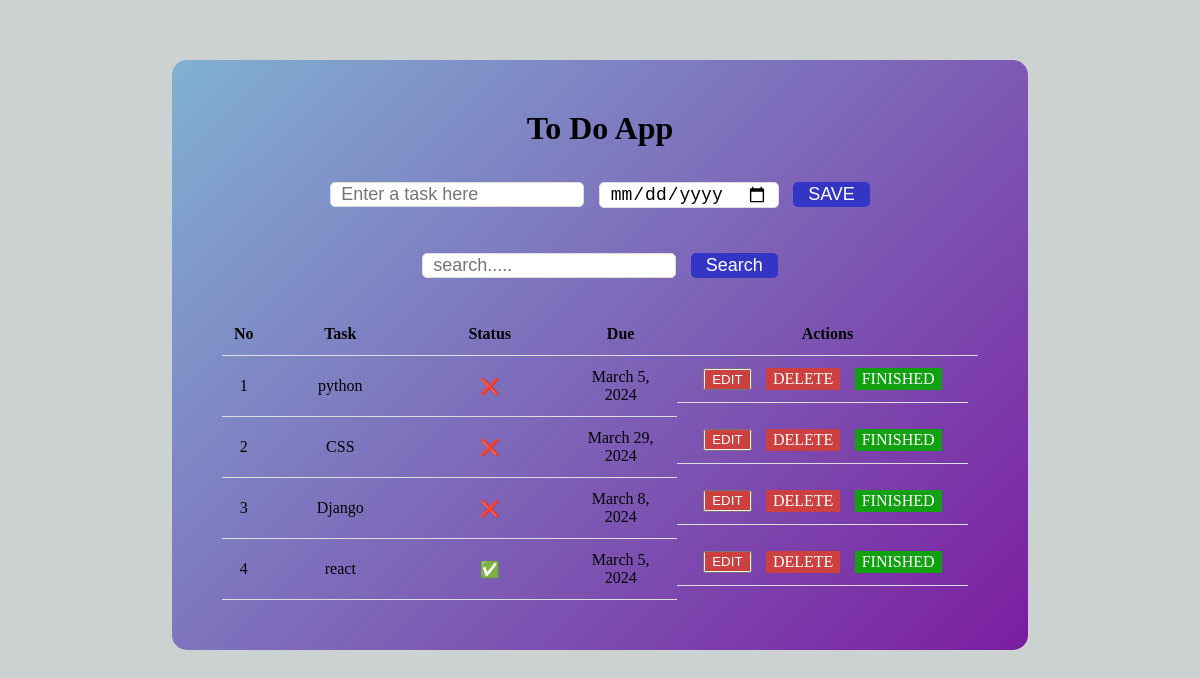
Page /task/ (signed in) on the earlier database version.
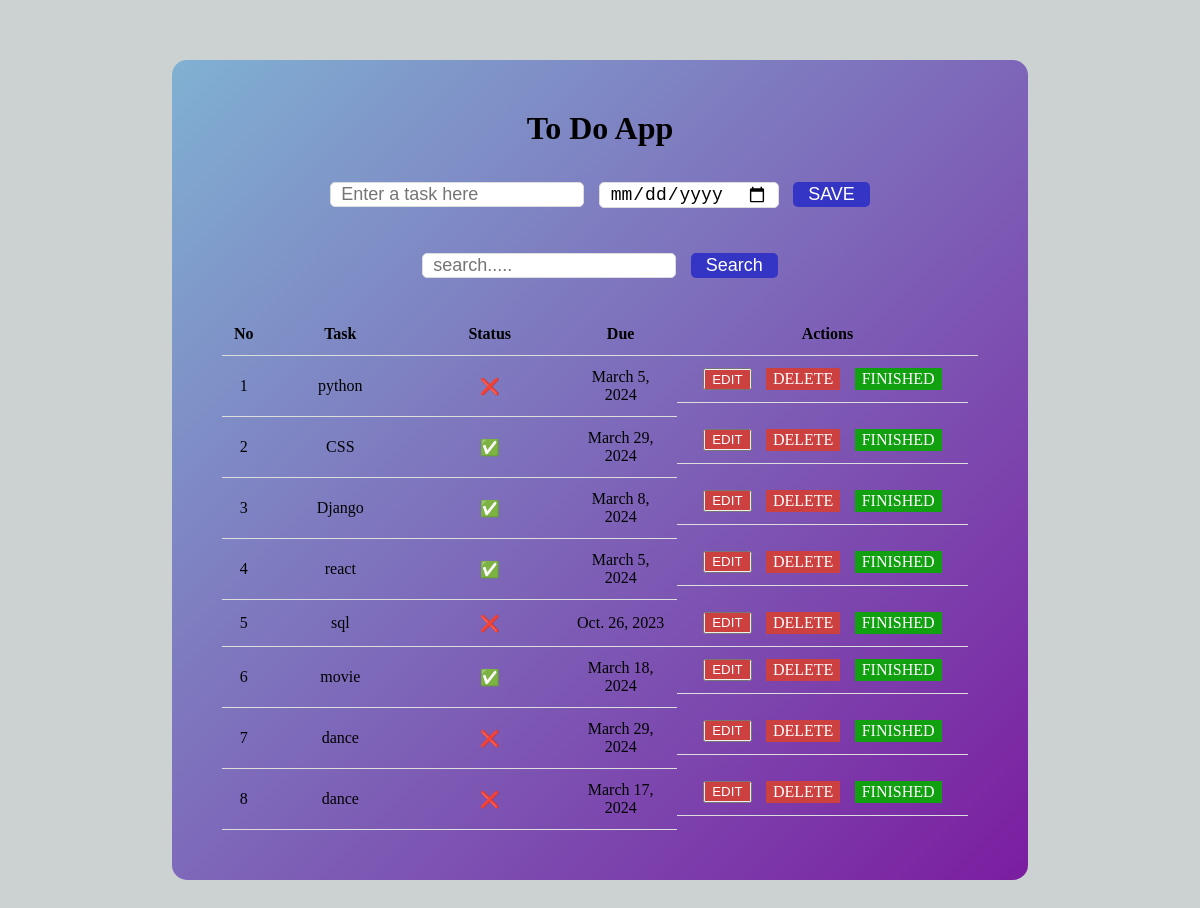
Same page on the later database version.
### application/models.py (models this page shows)
class todoapp(models.Model):
    task=models.CharField(max_length=200)
    date=models.DateField()
    status=models.BooleanField(default=False)
    user=models.ForeignKey(User,on_delete=models.CASCADE)

### application/views.py (the view)
# urls.py: path('task/',views.task,name='task'),
@login_required(login_url='signin')
def task(request):
    if request.method=='POST':
        todo_item=request.POST.get('todo_item')
        date=request.POST.get('date')
        det=todoapp(task=todo_item,date=date,user_id=request.user.id)
        det.save()
        messages.info(request,"You have entered task Successfully")
    data=todoapp.objects.filter(user_id=request.user.id)
    return render(request,'display.html',{'data':data})

### templates/display.html
{% extends 'todo.html' %}
{% block displaydata %}
        {% for record in data %}
        <tr>
            <td>{{ forloop.counter }}</td>
            <td>{{ record.task }}</td>
            {% if record.status == True %}
                <td>&#9989</td>
            {% else %}
                <td>&#10060</td>
            {% endif %}
            <td>{{ record.date }}</td>
            <td class="button"><button><a href="{% url 'edit' record.id %}" class="r">EDIT</a></button>
                <a href="{% url 'delete' record.id %}" class="r">DELETE</a>
                <a href="{% url 'finished' record.id %}" class="g">FINISHED</a>
            </td>
        </tr>
        {% endfor %}
{% endblock displaydata %}

### templates/todo.html (shortened to what this page needs)
<!DOCTYPE html>
<html lang="en">
<head>
    {% load static %}
    <link rel="stylesheet" href="{% static 'css/todo.css' %}">
<body>
     <div class="container">
        <div class="outer-box">
            <div class="box">
                <div class="title">
                    <h1>To Do App</h1>
                </div>
                <div class="input-task">
                    <form method="POST">
                        <input type="text" placeholder="Enter a task here" name="todo_item">
                        <input type="date" placeholder="dd-mm-yyyy" name="date">
                       <button type="submit"  value="submit" class="btn">SAVE</button>
                    </form>
                </div>
                <div class="input-task">
                    <form action="{% url 'search_item' %}" method="get">
                        <input type="text" placeholder="search....." name="search">
                       <button type="submit"  value="submit" class="btn">Search</button>
                    </form>
                </div>
                <div class="table">
                    <table>
                        <tr>
                            <th style="width: 5%;">No</th>
                            <th style="width: 20%;">Task</th>
                            <th style="width: 20%;">Status</th>
                            <th style="width: 15%;">Due</th>
                            <th style="width: 40%;">Actions</th>
                        </tr>
                            {% block  displaydata %}
                            {% endblock displaydata %}
                    </table>
                </div>
            </div>
        </div>
    </div>
</body>
</html>

### static/css/todo.css (style rules this page uses)
body { background-color: rgb(204, 209, 209); }
* { padding: 0; margin: 0; text-decoration: none; }
.container .outer-box { display: flex; justify-content: center; align-items: center; }
.container { width:100%; height: 98vh; }
.outer-box { padding: 5%; }
.title { display: flex; flex-direction: row; justify-content: center; }
input { border: 1px solid #DDD; border-radius: 5px; }
.box { display: flex; flex-direction: column; row-gap: 25px; width: 70%; background-color: #fff; padding: 50px; border-radius: 15px; background:linear-gradient(135deg,#80b1d2,#7b1da0); max-height: 1000px; }
.input-task { display: flex; flex-direction: row; justify-content: center; }
.input-task * { margin: 5px; font-size: 18px; }
.input-task input { padding: 1px 10px; }
.input-task button { padding: 2px 15px; }
.btn { background-color: rgb(53, 53, 197); color: #fff; border: none; border-radius: 5px; }
table { border-collapse: collapse; width: 100%; }
th, td { padding: 12px; text-align: center; border-bottom: 1px solid #DDD; }
td a { text-decoration: none; background-color: rgb(204, 64, 64); padding: 2px 7px; color: #fff; }
.button { display: flex; flex-direction: row; margin-right: 10px; justify-content: space-evenly; }
td .g { background-color: rgb(16, 160, 16); }

Differences in the rows shown:
changed todoapp "CSS": status "❌" → "✅"
changed todoapp "Django": status "❌" → "✅"
added todoapp: task "sql", date "Oct. 26, 2023"
added todoapp: task "movie", date "March 18, 2024"
added todoapp: task "dance", date "March 29, 2024"
added todoapp: task "dance", date "March 17, 2024"
